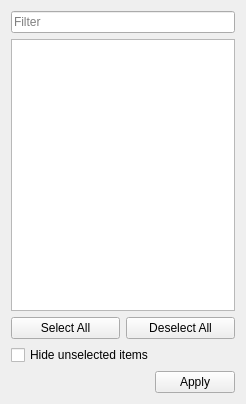
<?xml version="1.0" encoding="UTF-8"?>
<ui version="4.0">
 <class>gams::studio::gdxviewer::ColumnFilterFrame</class>
 <widget class="QWidget" name="gams::studio::gdxviewer::ColumnFilterFrame">
  <property name="geometry">
   <rect>
    <x>0</x>
    <y>0</y>
    <width>246</width>
    <height>404</height>
   </rect>
  </property>
  <property name="windowTitle">
   <string>Form</string>
  </property>
  <layout class="QVBoxLayout" name="verticalLayout">
   <item>
    <widget class="QLineEdit" name="leSearch">
     <property name="inputMask">
      <string/>
     </property>
     <property name="placeholderText">
      <string>Filter</string>
     </property>
    </widget>
   </item>
   <item>
    <widget class="QListView" name="lvLabels">
     <property name="selectionMode">
      <enum>QAbstractItemView::SingleSelection</enum>
     </property>
     <property name="layoutMode">
      <enum>QListView::SinglePass</enum>
     </property>
     <property name="uniformItemSizes">
      <bool>true</bool>
     </property>
    </widget>
   </item>
   <item>
    <layout class="QHBoxLayout" name="horizontalLayout_2">
     <item>
      <widget class="QPushButton" name="pbSelectAll">
       <property name="text">
        <string>Select All</string>
       </property>
      </widget>
     </item>
     <item>
      <widget class="QPushButton" name="pbDeselectAll">
       <property name="text">
        <string>Deselect All</string>
       </property>
      </widget>
     </item>
    </layout>
   </item>
   <item>
    <widget class="QCheckBox" name="cbToggleHideUnselected">
     <property name="text">
      <string>Hide unselected items</string>
     </property>
    </widget>
   </item>
   <item>
    <layout class="QHBoxLayout" name="horizontalLayout_3">
     <item>
      <spacer name="horizontalSpacer">
       <property name="orientation">
        <enum>Qt::Horizontal</enum>
       </property>
       <property name="sizeHint" stdset="0">
        <size>
         <width>40</width>
         <height>20</height>
        </size>
       </property>
      </spacer>
     </item>
     <item>
      <widget class="QPushButton" name="pbApply">
       <property name="text">
        <string>Apply</string>
       </property>
      </widget>
     </item>
    </layout>
   </item>
  </layout>
 </widget>
 <resources/>
 <connections/>
</ui>
